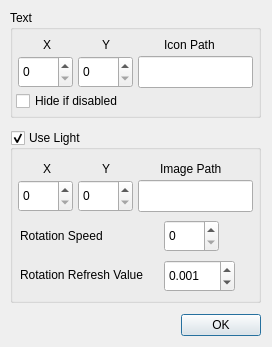
<?xml version="1.0" encoding="UTF-8"?>
<ui version="4.0">
 <class>Dialog</class>
 <widget class="QDialog" name="Dialog">
  <property name="geometry">
   <rect>
    <x>0</x>
    <y>0</y>
    <width>272</width>
    <height>347</height>
   </rect>
  </property>
  <property name="windowTitle">
   <string>Dialog</string>
  </property>
  <widget class="QDialogButtonBox" name="buttonBox">
   <property name="geometry">
    <rect>
     <x>10</x>
     <y>310</y>
     <width>251</width>
     <height>31</height>
    </rect>
   </property>
   <property name="orientation">
    <enum>Qt::Orientation::Horizontal</enum>
   </property>
   <property name="standardButtons">
    <set>QDialogButtonBox::StandardButton::Ok</set>
   </property>
  </widget>
  <widget class="QGroupBox" name="groupBox">
   <property name="geometry">
    <rect>
     <x>10</x>
     <y>10</y>
     <width>251</width>
     <height>108</height>
    </rect>
   </property>
   <property name="title">
    <string>Text</string>
   </property>
   <widget class="QLabel" name="label">
    <property name="geometry">
     <rect>
      <x>154</x>
      <y>26</y>
      <width>81</width>
      <height>18</height>
     </rect>
    </property>
    <property name="text">
     <string>Icon Path</string>
    </property>
   </widget>
   <widget class="QLabel" name="label_15">
    <property name="geometry">
     <rect>
      <x>33</x>
      <y>26</y>
      <width>21</width>
      <height>18</height>
     </rect>
    </property>
    <property name="text">
     <string>X</string>
    </property>
   </widget>
   <widget class="QSpinBox" name="spinBox_12">
    <property name="geometry">
     <rect>
      <x>68</x>
      <y>46</y>
      <width>55</width>
      <height>32</height>
     </rect>
    </property>
   </widget>
   <widget class="QLabel" name="label_17">
    <property name="geometry">
     <rect>
      <x>92</x>
      <y>26</y>
      <width>21</width>
      <height>18</height>
     </rect>
    </property>
    <property name="text">
     <string>Y</string>
    </property>
   </widget>
   <widget class="QSpinBox" name="spinBox_15">
    <property name="geometry">
     <rect>
      <x>8</x>
      <y>46</y>
      <width>55</width>
      <height>32</height>
     </rect>
    </property>
   </widget>
   <widget class="QLineEdit" name="lineEdit_2">
    <property name="geometry">
     <rect>
      <x>128</x>
      <y>46</y>
      <width>115</width>
      <height>32</height>
     </rect>
    </property>
   </widget>
   <widget class="QCheckBox" name="checkBox">
    <property name="geometry">
     <rect>
      <x>6</x>
      <y>80</y>
      <width>121</width>
      <height>22</height>
     </rect>
    </property>
    <property name="text">
     <string>Hide if disabled</string>
    </property>
   </widget>
  </widget>
  <widget class="QGroupBox" name="groupBox_2">
   <property name="geometry">
    <rect>
     <x>10</x>
     <y>130</y>
     <width>251</width>
     <height>173</height>
    </rect>
   </property>
   <property name="title">
    <string>Use Light</string>
   </property>
   <property name="checkable">
    <bool>true</bool>
   </property>
   <widget class="QLabel" name="label_2">
    <property name="geometry">
     <rect>
      <x>150</x>
      <y>30</y>
      <width>81</width>
      <height>18</height>
     </rect>
    </property>
    <property name="text">
     <string>Image Path</string>
    </property>
   </widget>
   <widget class="QLabel" name="label_16">
    <property name="geometry">
     <rect>
      <x>33</x>
      <y>30</y>
      <width>21</width>
      <height>18</height>
     </rect>
    </property>
    <property name="text">
     <string>X</string>
    </property>
   </widget>
   <widget class="QSpinBox" name="spinBox_13">
    <property name="geometry">
     <rect>
      <x>68</x>
      <y>50</y>
      <width>55</width>
      <height>32</height>
     </rect>
    </property>
   </widget>
   <widget class="QLabel" name="label_18">
    <property name="geometry">
     <rect>
      <x>92</x>
      <y>30</y>
      <width>21</width>
      <height>18</height>
     </rect>
    </property>
    <property name="text">
     <string>Y</string>
    </property>
   </widget>
   <widget class="QSpinBox" name="spinBox_16">
    <property name="geometry">
     <rect>
      <x>8</x>
      <y>50</y>
      <width>55</width>
      <height>32</height>
     </rect>
    </property>
   </widget>
   <widget class="QLineEdit" name="lineEdit_3">
    <property name="geometry">
     <rect>
      <x>128</x>
      <y>50</y>
      <width>115</width>
      <height>32</height>
     </rect>
    </property>
   </widget>
   <widget class="QLabel" name="label_19">
    <property name="geometry">
     <rect>
      <x>10</x>
      <y>136</y>
      <width>141</width>
      <height>18</height>
     </rect>
    </property>
    <property name="text">
     <string>Rotation Refresh Value</string>
    </property>
   </widget>
   <widget class="QLabel" name="label_20">
    <property name="geometry">
     <rect>
      <x>10</x>
      <y>97</y>
      <width>101</width>
      <height>18</height>
     </rect>
    </property>
    <property name="text">
     <string>Rotation Speed</string>
    </property>
   </widget>
   <widget class="QSpinBox" name="spinBox_17">
    <property name="geometry">
     <rect>
      <x>154</x>
      <y>90</y>
      <width>55</width>
      <height>32</height>
     </rect>
    </property>
   </widget>
   <widget class="QDoubleSpinBox" name="doubleSpinBox">
    <property name="geometry">
     <rect>
      <x>154</x>
      <y>130</y>
      <width>71</width>
      <height>32</height>
     </rect>
    </property>
    <property name="decimals">
     <number>3</number>
    </property>
    <property name="maximum">
     <double>1.000000000000000</double>
    </property>
    <property name="singleStep">
     <double>0.001000000000000</double>
    </property>
    <property name="value">
     <double>0.001000000000000</double>
    </property>
   </widget>
  </widget>
 </widget>
 <resources/>
 <connections>
  <connection>
   <sender>buttonBox</sender>
   <signal>accepted()</signal>
   <receiver>Dialog</receiver>
   <slot>accept()</slot>
   <hints>
    <hint type="sourcelabel">
     <x>248</x>
     <y>254</y>
    </hint>
    <hint type="destinationlabel">
     <x>157</x>
     <y>274</y>
    </hint>
   </hints>
  </connection>
  <connection>
   <sender>buttonBox</sender>
   <signal>rejected()</signal>
   <receiver>Dialog</receiver>
   <slot>reject()</slot>
   <hints>
    <hint type="sourcelabel">
     <x>316</x>
     <y>260</y>
    </hint>
    <hint type="destinationlabel">
     <x>286</x>
     <y>274</y>
    </hint>
   </hints>
  </connection>
 </connections>
</ui>
